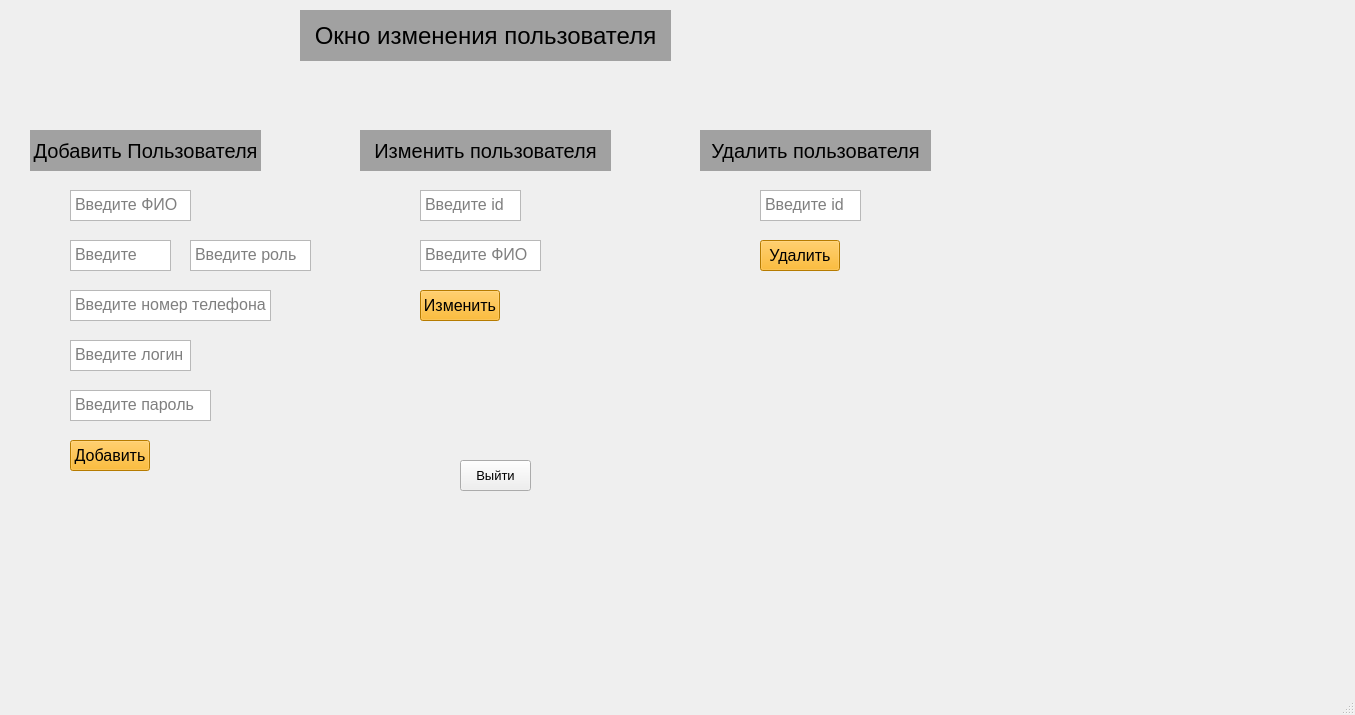
<?xml version="1.0" encoding="UTF-8"?>
<ui version="4.0">
 <class>MainWindow</class>
 <widget class="QMainWindow" name="MainWindow">
  <property name="geometry">
   <rect>
    <x>0</x>
    <y>0</y>
    <width>1355</width>
    <height>715</height>
   </rect>
  </property>
  <property name="windowTitle">
   <string>MainWindow</string>
  </property>
  <property name="toolTip">
   <string/>
  </property>
  <property name="statusTip">
   <string/>
  </property>
  <property name="whatsThis">
   <string/>
  </property>
  <property name="accessibleName">
   <string/>
  </property>
  <property name="accessibleDescription">
   <string/>
  </property>
  <property name="autoFillBackground">
   <bool>false</bool>
  </property>
  <property name="styleSheet">
   <string notr="true"/>
  </property>
  <property name="windowFilePath">
   <string/>
  </property>
  <widget class="QWidget" name="centralwidget">
   <widget class="QLabel" name="labelEditUserWindow">
    <property name="geometry">
     <rect>
      <x>300</x>
      <y>10</y>
      <width>371</width>
      <height>51</height>
     </rect>
    </property>
    <property name="font">
     <font>
      <pointsize>18</pointsize>
     </font>
    </property>
    <property name="styleSheet">
     <string notr="true">background-color: rgb(161, 161, 161);</string>
    </property>
    <property name="text">
     <string>Окно изменения пользователя</string>
    </property>
    <property name="alignment">
     <set>Qt::AlignCenter</set>
    </property>
   </widget>
   <widget class="QPushButton" name="ExitButton">
    <property name="geometry">
     <rect>
      <x>460</x>
      <y>460</y>
      <width>71</width>
      <height>31</height>
     </rect>
    </property>
    <property name="font">
     <font>
      <pointsize>10</pointsize>
     </font>
    </property>
    <property name="text">
     <string>Выйти</string>
    </property>
   </widget>
   <widget class="QPushButton" name="AddButton">
    <property name="geometry">
     <rect>
      <x>70</x>
      <y>440</y>
      <width>80</width>
      <height>31</height>
     </rect>
    </property>
    <property name="font">
     <font>
      <pointsize>12</pointsize>
     </font>
    </property>
    <property name="styleSheet">
     <string notr="true">background-color: rgb(255, 172, 0);</string>
    </property>
    <property name="text">
     <string>Добавить</string>
    </property>
   </widget>
   <widget class="QPushButton" name="EditButton">
    <property name="geometry">
     <rect>
      <x>420</x>
      <y>290</y>
      <width>80</width>
      <height>31</height>
     </rect>
    </property>
    <property name="font">
     <font>
      <pointsize>12</pointsize>
     </font>
    </property>
    <property name="styleSheet">
     <string notr="true">background-color: rgb(255, 172, 0);</string>
    </property>
    <property name="text">
     <string>Изменить</string>
    </property>
   </widget>
   <widget class="QPushButton" name="DeleteButton">
    <property name="geometry">
     <rect>
      <x>760</x>
      <y>240</y>
      <width>80</width>
      <height>31</height>
     </rect>
    </property>
    <property name="font">
     <font>
      <pointsize>12</pointsize>
     </font>
    </property>
    <property name="styleSheet">
     <string notr="true">background-color: rgb(255, 172, 0);</string>
    </property>
    <property name="text">
     <string>Удалить</string>
    </property>
   </widget>
   <widget class="QTextEdit" name="textAddFullname">
    <property name="geometry">
     <rect>
      <x>70</x>
      <y>190</y>
      <width>121</width>
      <height>31</height>
     </rect>
    </property>
    <property name="font">
     <font>
      <pointsize>12</pointsize>
     </font>
    </property>
    <property name="placeholderText">
     <string>Введите ФИО</string>
    </property>
   </widget>
   <widget class="QTextEdit" name="textAddPassword">
    <property name="geometry">
     <rect>
      <x>70</x>
      <y>390</y>
      <width>141</width>
      <height>31</height>
     </rect>
    </property>
    <property name="font">
     <font>
      <pointsize>12</pointsize>
     </font>
    </property>
    <property name="placeholderText">
     <string>Введите пароль</string>
    </property>
   </widget>
   <widget class="QTextEdit" name="textAddLogin">
    <property name="geometry">
     <rect>
      <x>70</x>
      <y>340</y>
      <width>121</width>
      <height>31</height>
     </rect>
    </property>
    <property name="font">
     <font>
      <pointsize>12</pointsize>
     </font>
    </property>
    <property name="placeholderText">
     <string>Введите логин</string>
    </property>
   </widget>
   <widget class="QTextEdit" name="textAddGender">
    <property name="geometry">
     <rect>
      <x>70</x>
      <y>240</y>
      <width>101</width>
      <height>31</height>
     </rect>
    </property>
    <property name="font">
     <font>
      <pointsize>12</pointsize>
     </font>
    </property>
    <property name="placeholderText">
     <string>Введите пол</string>
    </property>
   </widget>
   <widget class="QTextEdit" name="textAddNumber">
    <property name="geometry">
     <rect>
      <x>70</x>
      <y>290</y>
      <width>201</width>
      <height>31</height>
     </rect>
    </property>
    <property name="font">
     <font>
      <pointsize>12</pointsize>
     </font>
    </property>
    <property name="placeholderText">
     <string>Введите номер телефона</string>
    </property>
   </widget>
   <widget class="QTextEdit" name="textDeleteUserId">
    <property name="geometry">
     <rect>
      <x>760</x>
      <y>190</y>
      <width>101</width>
      <height>31</height>
     </rect>
    </property>
    <property name="font">
     <font>
      <pointsize>12</pointsize>
     </font>
    </property>
    <property name="placeholderText">
     <string>Введите id</string>
    </property>
   </widget>
   <widget class="QTextEdit" name="textEditUserId">
    <property name="geometry">
     <rect>
      <x>420</x>
      <y>190</y>
      <width>101</width>
      <height>31</height>
     </rect>
    </property>
    <property name="font">
     <font>
      <pointsize>12</pointsize>
     </font>
    </property>
    <property name="placeholderText">
     <string>Введите id</string>
    </property>
   </widget>
   <widget class="QTextEdit" name="textEditFullname">
    <property name="geometry">
     <rect>
      <x>420</x>
      <y>240</y>
      <width>121</width>
      <height>31</height>
     </rect>
    </property>
    <property name="font">
     <font>
      <pointsize>12</pointsize>
     </font>
    </property>
    <property name="placeholderText">
     <string>Введите ФИО</string>
    </property>
   </widget>
   <widget class="QLabel" name="labelUserAdd">
    <property name="geometry">
     <rect>
      <x>30</x>
      <y>130</y>
      <width>231</width>
      <height>41</height>
     </rect>
    </property>
    <property name="font">
     <font>
      <pointsize>15</pointsize>
     </font>
    </property>
    <property name="styleSheet">
     <string notr="true">background-color: rgb(161, 161, 161);</string>
    </property>
    <property name="text">
     <string>Добавить Пользователя</string>
    </property>
    <property name="alignment">
     <set>Qt::AlignCenter</set>
    </property>
   </widget>
   <widget class="QLabel" name="labelUserEdit">
    <property name="geometry">
     <rect>
      <x>360</x>
      <y>130</y>
      <width>251</width>
      <height>41</height>
     </rect>
    </property>
    <property name="font">
     <font>
      <pointsize>15</pointsize>
     </font>
    </property>
    <property name="styleSheet">
     <string notr="true">background-color: rgb(161, 161, 161);</string>
    </property>
    <property name="text">
     <string>Изменить пользователя</string>
    </property>
    <property name="alignment">
     <set>Qt::AlignCenter</set>
    </property>
   </widget>
   <widget class="QLabel" name="labelUserDelete">
    <property name="geometry">
     <rect>
      <x>700</x>
      <y>130</y>
      <width>231</width>
      <height>41</height>
     </rect>
    </property>
    <property name="font">
     <font>
      <pointsize>15</pointsize>
     </font>
    </property>
    <property name="styleSheet">
     <string notr="true">background-color: rgb(161, 161, 161);</string>
    </property>
    <property name="text">
     <string>Удалить пользователя</string>
    </property>
    <property name="alignment">
     <set>Qt::AlignCenter</set>
    </property>
   </widget>
   <widget class="QTextEdit" name="textAddRole">
    <property name="geometry">
     <rect>
      <x>190</x>
      <y>240</y>
      <width>121</width>
      <height>31</height>
     </rect>
    </property>
    <property name="font">
     <font>
      <pointsize>12</pointsize>
     </font>
    </property>
    <property name="placeholderText">
     <string>Введите роль</string>
    </property>
   </widget>
  </widget>
  <widget class="QMenuBar" name="menubar">
   <property name="geometry">
    <rect>
     <x>0</x>
     <y>0</y>
     <width>1355</width>
     <height>22</height>
    </rect>
   </property>
  </widget>
  <widget class="QStatusBar" name="statusbar"/>
 </widget>
 <resources/>
 <connections/>
</ui>
